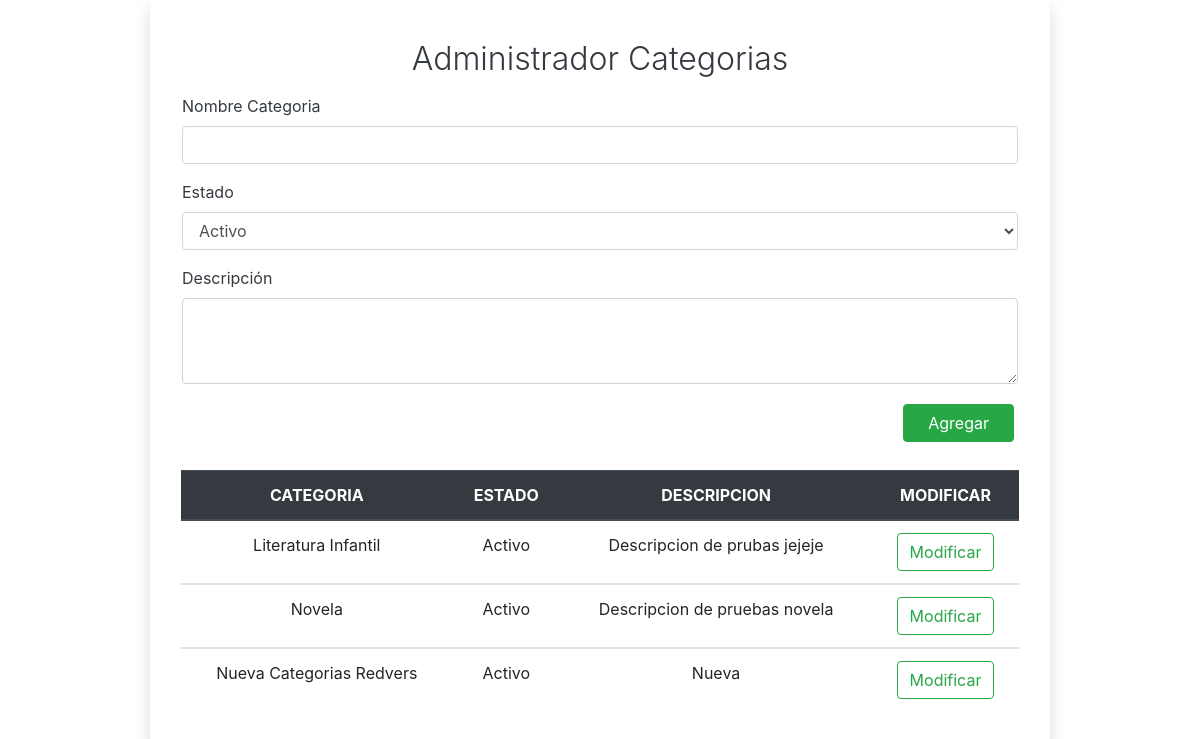
The app's page /categorias/index.php with its own data.
### tables this page shows
CREATE TABLE `categorias` (
  `idCategoria` int(11) NOT NULL,
  `nombreCategoria` varchar(45) NOT NULL,
  `estado` int(11) NOT NULL,
  `descripcion` text NOT NULL
);

### Conn/Database.php (called while the page is built, shortened)
<?php
class Databse{
  public $host = 'localhost';
  public $user = 'root';
  public $pass = '';
  public $db = 'proyectolibreria';
  function __construct()
  {
    $this->conn = $this->connectToDatabase();
    return $this->conn;
  }
  function connectToDatabase(){
    $conn = mysqli_connect($this->host, $this->user, $this->pass, $this->db);
    return $conn;
  }
}

### categorias/Categorias.php (called while the page is built, shortened)
<?php
include_once ('../Conn/Database.php');
class Categoria {
    public $conn;
    function __construct()
    {
        $db = new Databse();
        $this->conn = $db->connectToDatabase();
    }
    function obtenerCategorias(){
        $sql = "SELECT * FROM categorias ORDER BY nombreCategoria";
        return  mysqli_query($this->conn,$sql);
    }
}
?>

### categorias/index.php (the view, shortened to what this page needs)
<?php
include('Categorias.php');
$categoria = new Categoria();
$todasCategorias = $categoria->obtenerCategorias();
?>
<!DOCTYPE html>
<html lang="en">
<head>
    <link rel="stylesheet" href="https://stackpath.bootstrapcdn.com/bootstrap/4.4.1/css/bootstrap.min.css">
</head>
<body>
    <div class="container w-75 p-3 shadow p-3 mb-5 bg-white rounded text-dark">
        <div class="form-group pt-4">
            <h2 class="text-center font-weight-light">Administrador Categorias</h2>
        </div>
        <form method="POST" class="m-3">
            <div class="form-group">
                <label for="">Nombre Categoria</label>
                <input type="text" class="form-control" id="nombreCategoria" name="nombreCategoria">
            </div>
            <div class="form-group">
                <label for="">Estado</label>
                <select class="form-control" id="estado" name="estado">
                    <option value="1">Activo</option>
                </select>
            </div>
            <div class="form-group">
                <label for="">Descripción</label>
                <textarea class="form-control" id="descripcion" name="descripcion" rows="3"></textarea>
            </div>
            <div class="d-flex flex-row-reverse bd-highlight">
                <button type="submit" class="btn btn-success m-1 pl-4 pr-4">Agregar</button>
            </div>
        </form>
        <div class="container">
            <table class="table mt-4">
                <thead class="thead-dark text-center">
                    <tr>
                        <th scope="col">CATEGORIA</th>
                        <th scope="col">ESTADO</th>
                        <th scope="col">DESCRIPCION</th>
                        <th scope="col">MODIFICAR</th>
                    </tr>
                </thead>
                <?php
                while ($cate = mysqli_fetch_object($todasCategorias)) {
                    echo "<tbody>";
                    echo "<tr class='text-center'>";
                    echo "<td> $cate->nombreCategoria </td>";
                    if ($cate->estado == 1) {
                        echo "<td> Activo </td>";
                    } else {
                        echo "<td> Inactivo </td>";
                    }
                    echo "<td  class='text-justify text-center '> $cate->descripcion </td>";
                    echo "<td class='align-middle'><a href='modificarCat.php?idCategoria=$cate->idCategoria' class='btn btn-outline-success'>Modificar</a></td> ";
                    echo "</tbody>";
                }
                ?>
            </table>
        </div>
    </div>
</body>
</html>

### records on screen
categorias: nombreCategoria "Literatura Infantil", estado "Activo", descripcion "Descripcion de prubas jejeje"
categorias: nombreCategoria "Novela", estado "Activo", descripcion "Descripcion de pruebas novela"
categorias: nombreCategoria "Nueva Categorias Redvers", estado "Activo", descripcion "Nueva"
